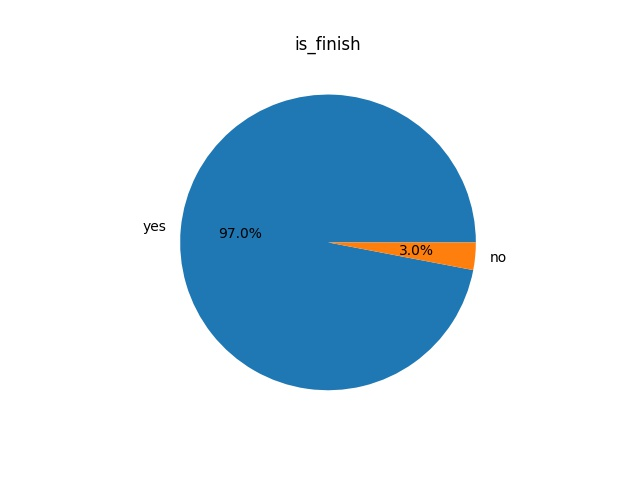

Python code for this plot:
import pandas as pd
import matplotlib.pyplot as plt
data=pd.read_csv("./bilibili.csv")
is_finish=data.loc[:,'is_finish'].value_counts()
labels=["yes","no"]
plt.pie(is_finish,autopct='%.1f%%',labels=labels)
plt.title("is_finish")
plt.savefig("is_finish.jpg")
